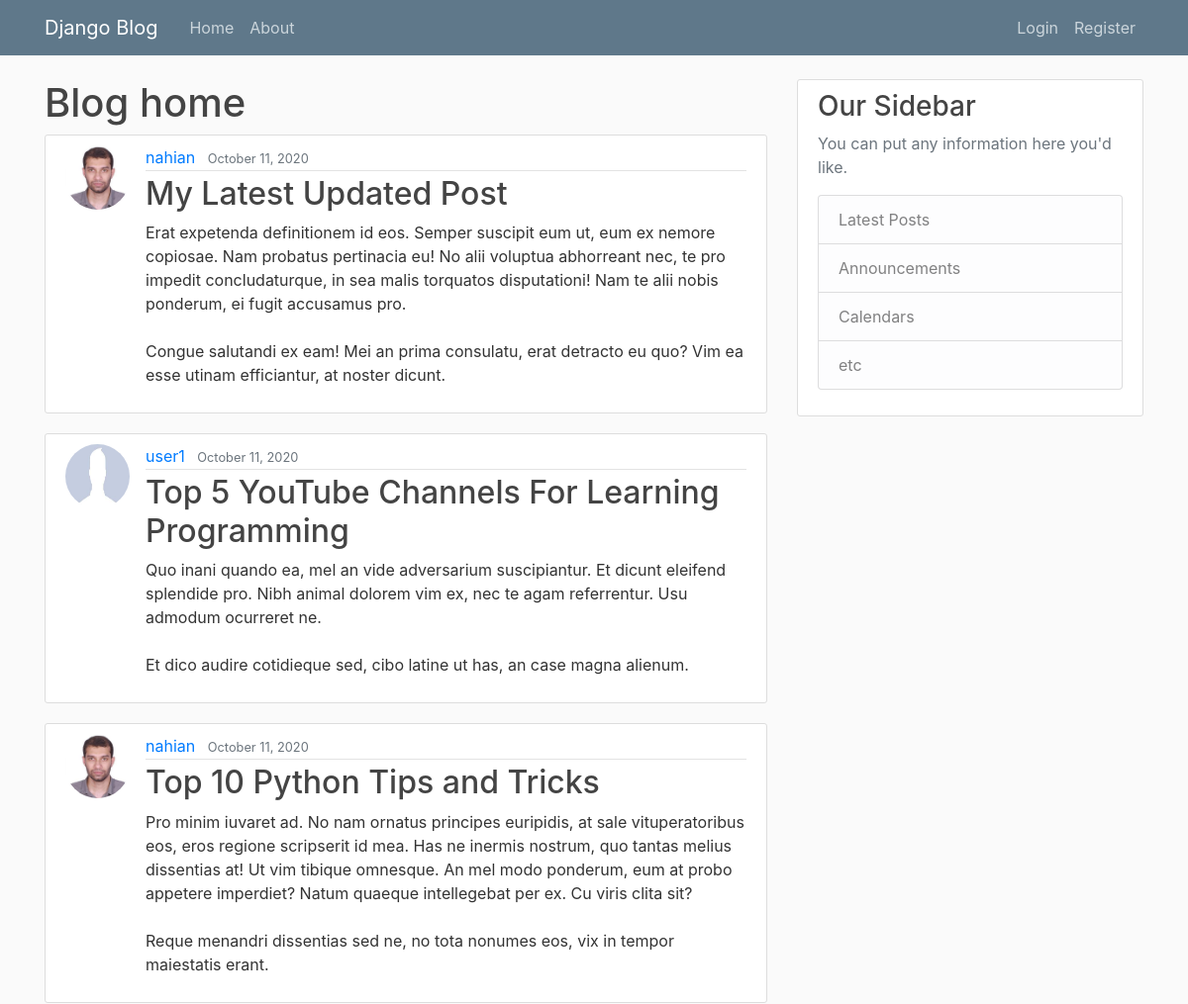
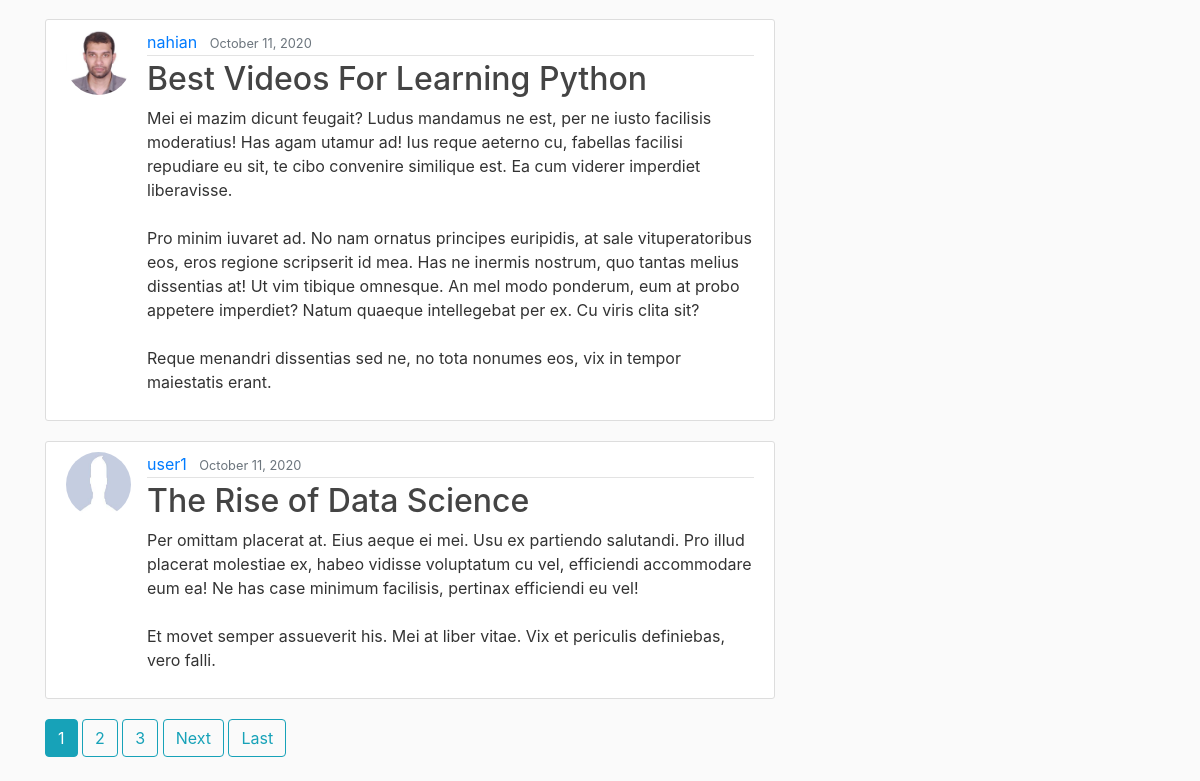
The page / on the database its author committed (2 pictures, top to bottom).
### core/models.py (models this page shows, shortened)
class Post(models.Model):
    title = models.CharField(max_length=200)
    content = models.TextField()
    date_posted = models.DateTimeField(default=timezone.now)
    author = models.ForeignKey(User, on_delete=models.CASCADE)

### account/models.py (models this page shows, shortened)
class Profile(models.Model):
    user = models.OneToOneField(User, on_delete=models.CASCADE)
    image = models.ImageField(default='default.jpg', upload_to='profile_img')

### core/views.py (the view)
# urls.py: path('', PostListView.as_view(), name='home'),
class PostListView(ListView):
    model = Post
    template_name = 'core/home.html' # app/model_viewtype.html
    context_object_name = 'posts'
    ordering = ['-date_posted']
    paginate_by = 5

### core/templates/core/home.html (shortened to what this page needs)
{% extends 'core/base.html' %}
{% block content %}
<h1>Blog home</h1>
{% for post in posts %}
<article class="media content-section">
    <img class="rounded-circle article-img" src="{{ post.author.profile.image.url }}">
    <div class="media-body">
        <div class="article-metadata">
            <a class="mr-2" href="{% url 'core:user-posts' post.author.username %}">{{ post.author }}</a>
            <small class="text-muted">{{ post.date_posted|date:"F d, Y" }}</small>
        </div>
        <h2><a class="article-title" href="{% url 'core:post' post.id %}">{{ post.title }}</a></h2>
        <p class="article-content">{{ post.content }}</p>
    </div>
</article>
{% endfor %}
{% if is_paginated %}
    {% for num in page_obj.paginator.page_range %}
        {% if page_obj.number == num %}
        <a class="btn btn-info mb-4" href="?page={{ num }}">{{ num }}</a>
        {% elif num > page_obj.number|add:'-3' and num < page_obj.number|add:'3' %}
        <a class="btn btn-outline-info mb-4" href="?page={{ num }}">{{ num }}</a>
        {% endif %}
    {% endfor %}
    {% if page_obj.has_next %}
        <a class="btn btn-outline-info mb-4" href="?page={{ page_obj.next_page_number }}">Next</a>
        <a class="btn btn-outline-info mb-4" href="?page={{ page_obj.paginator.num_pages }}">Last</a>
        {% endif %}
    {% endif %}
{% endblock %}

### core/templates/core/base.html (shortened to what this page needs)
<!DOCTYPE html>
{% load static %}
<html lang="en">
<head>
    <link rel="stylesheet" href="https://maxcdn.bootstrapcdn.com/bootstrap/4.0.0/css/bootstrap.min.css"
>
    <link rel="stylesheet" type="text/css" href="{% static 'core/main.css' %}">
</head>
<body>
<header class="site-header">
    <nav class="navbar navbar-expand-md navbar-dark bg-steel fixed-top">
        <div class="container">
            <a class="navbar-brand mr-4" href="/">Django Blog</a>
            <div class="collapse navbar-collapse" id="navbarToggle">
                <div class="navbar-nav mr-auto">
                    <a class="nav-item nav-link" href="{% url 'core:home' %}">Home</a>
                    <a class="nav-item nav-link" href="{% url 'core:about' %}">About</a>
                </div>
                <div class="navbar-nav">
                    {% if user.is_authenticated %}
                    <a class="nav-item nav-link" href="{% url 'core:post-create' %}">New Post</a>
                    <a class="nav-item nav-link" href="{% url 'profile' %}">Profile</a>
                    <a class="nav-item nav-link" href="{% url 'logout' %}">Logout</a>
                    {% else %}
                        <a class="nav-item nav-link" href="{% url 'login' %}">Login</a>
                        <a class="nav-item nav-link" href="{% url 'register' %}">Register</a>
                    {% endif %}
                </div>
            </div>
        </div>
    </nav>
</header>
<main role="main" class="container">
    <div class="row">
        <div class="col-md-8">
            {% block content %}
            {% endblock %}
        </div>
        <div class="col-md-4">
            <div class="content-section">
                <h3>Our Sidebar</h3>
                <p class='text-muted'>You can put any information here you'd like.
                <ul class="list-group">
                    <li class="list-group-item list-group-item-light">Latest Posts</li>
                    <li class="list-group-item list-group-item-light">Announcements</li>
                    <li class="list-group-item list-group-item-light">Calendars</li>
                    <li class="list-group-item list-group-item-light">etc</li>
                </ul>
                </p>
            </div>
        </div>
    </div>
</main>
</body>
</html>

### core/static/core/main.css (style rules this page uses)
body { background: #fafafa; color: #333333; margin-top: 5rem; }
h1, h2, h3, h4, h5, h6 { color: #444444; }
ul { margin: 0; }
.bg-steel { background-color: #5f788a; }
.site-header .navbar-nav .nav-link { color: #cbd5db; }
.content-section { background: #ffffff; padding: 10px 20px; border: 1px solid #dddddd; border-radius: 3px; margin-bottom: 20px; }
.article-title { color: #444444; }
.article-content { white-space: pre-line; }
.article-img { height: 65px; width: 65px; margin-right: 16px; }
.article-metadata { padding-bottom: 1px; margin-bottom: 4px; border-bottom: 1px solid #e3e3e3 }

### rows shown on the page
Post: author.profile.image (picture), author "nahian", date_posted "October 11, 2020", title "My Latest Updated Post", content "Erat expetenda definitionem id eos. Semper suscipit eum ut, eum ex nemore copiosae. Nam probatus pertinacia eu! No alii voluptua abhorreant nec, te pro impedit concludaturque, in sea malis torquatos disputationi! Nam te alii nobis ponderum, ei fugit accusamus pro. Congue salutandi ex eam! Mei an prima consulatu, erat detracto eu quo? Vim ea esse utinam efficiantur, at noster dicunt."
Post: author.profile.image (placeholder picture), author "user1", date_posted "October 11, 2020", title "Top 5 YouTube Channels For Learning Programming", content "Quo inani quando ea, mel an vide adversarium suscipiantur. Et dicunt eleifend splendide pro. Nibh animal dolorem vim ex, nec te agam referrentur. Usu admodum ocurreret ne. Et dico audire cotidieque sed, cibo latine ut has, an case magna alienum."
Post: author.profile.image (picture), author "nahian", date_posted "October 11, 2020", title "Top 10 Python Tips and Tricks", content "Pro minim iuvaret ad. No nam ornatus principes euripidis, at sale vituperatoribus eos, eros regione scripserit id mea. Has ne inermis nostrum, quo tantas melius dissentias at! Ut vim tibique omnesque. An mel modo ponderum, eum at probo appetere imperdiet? Natum quaeque intellegebat per ex. Cu viris clita sit? Reque menandri dissentias sed ne, no tota nonumes eos, vix in tempor maiestatis erant."
Post: author.profile.image (picture), author "nahian", date_posted "October 11, 2020", title "Best Videos For Learning Python", content "Mei ei mazim dicunt feugait? Ludus mandamus ne est, per ne iusto facilisis moderatius! Has agam utamur ad! Ius reque aeterno cu, fabellas facilisi repudiare eu sit, te cibo convenire similique est. Ea cum viderer imperdiet liberavisse. Pro minim iuvaret ad. No nam ornatus principes euripidis, at sale vituperatoribus eos, eros regione scripserit id mea. Has ne inermis nostrum, quo tantas melius dissentias at! Ut vim tibique omnesque. An mel modo ponderum, eum at probo appetere imperdiet? Natum quaeque intellegebat per ex. Cu viris clita sit? Reque menandri dissentias sed ne, no tota nonumes eos, vix in tempor maiestatis erant."
Post: author.profile.image (placeholder picture), author "user1", date_posted "October 11, 2020", title "The Rise of Data Science", content "Per omittam placerat at. Eius aeque ei mei. Usu ex partiendo salutandi. Pro illud placerat molestiae ex, habeo vidisse voluptatum cu vel, efficiendi accommodare eum ea! Ne has case minimum facilisis, pertinax efficiendi eu vel! Et movet semper assueverit his. Mei at liber vitae. Vix et periculis definiebas, vero falli."

### other values the page prints
{{ num }} "1"
{{ num }} "2" "3"
